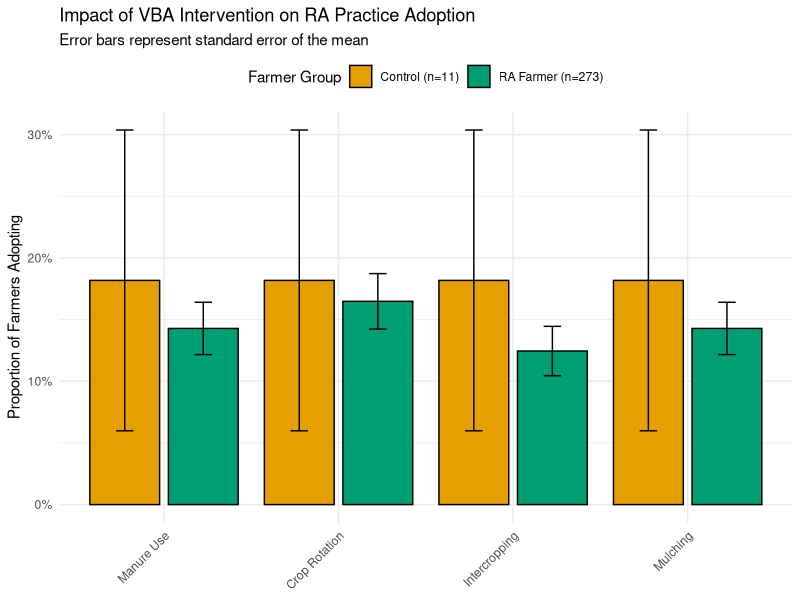
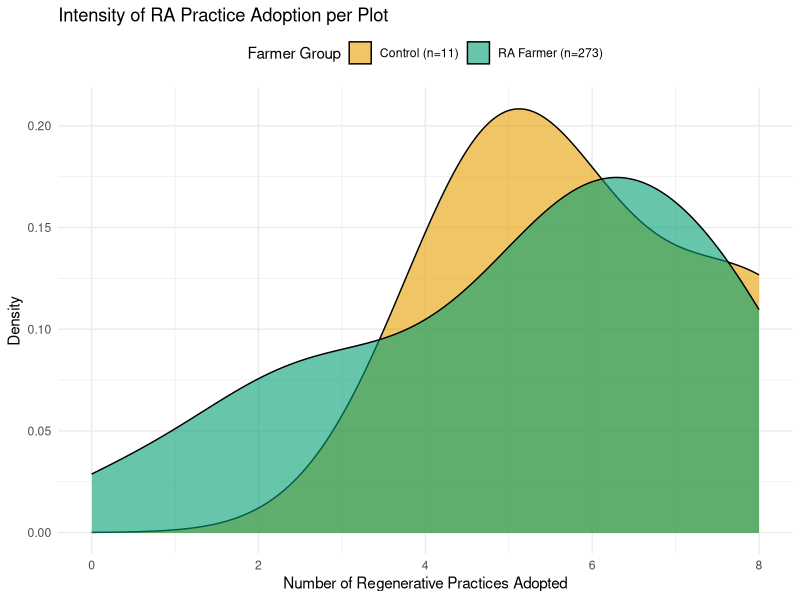
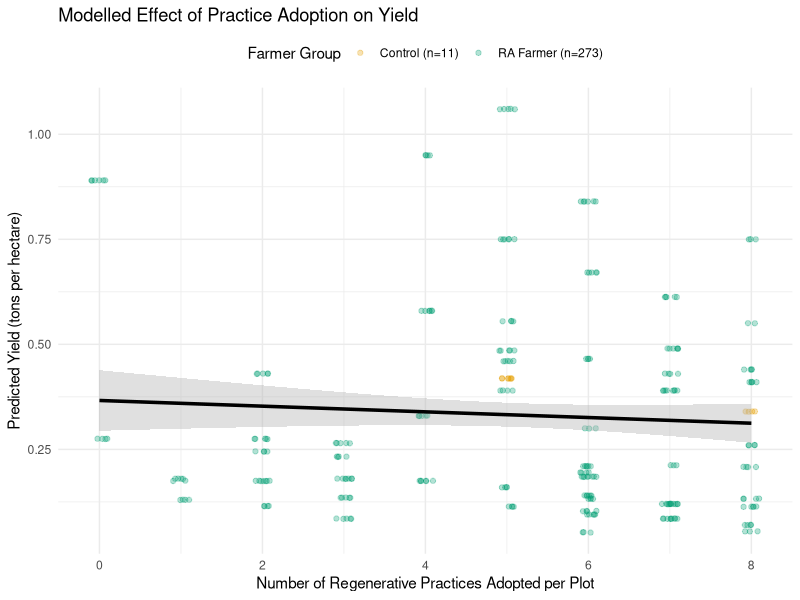

Generate these figures, in order, with R:
library(tidyverse)
library(readr)
library(magrittr)

# # field data
# work in all the data we collected (as much as possible)
fgd_economic_return_data <- read_csv("data/field_data/RA_Elicitation_FGDs_datamod5.csv")
fgd_practice_scenarios <- read_csv("data/field_data/RA_Elicitation_FGDs_datamod4.csv")

fgd_practice_scenarios$`Lowest Yield in bags/ac` <- as.numeric(fgd_practice_scenarios$`Lowest Yield in bags/ac`)
fgd_practice_scenarios$`Highest Yield in bags/ac` <- as.numeric(fgd_practice_scenarios$`Highest Yield in bags/ac`)

fgd_ra_adoption_estimates <- read_csv("data/field_data/RA_Elicitation_FGDs_datamod3.csv")
fgd_ra_adoption_estimates$`Adoption WITHOUT VBA (%)` <- as.numeric(fgd_ra_adoption_estimates$`Adoption WITHOUT VBA (%)`)
fgd_prob_of_trial <- read_csv("data/field_data/RA_Elicitation_FGDs_data.csv")
# 

# Load field data
# work in all the data we collected (as much as possible)

# Create real_data step by step with compatible variable names

# Adoption data (replaces manure, crop_rotation, etc.)
adoption_data <- fgd_ra_adoption_estimates %>%
  select(`Farmer No.`, `RA Practice`, `Adoption WITH VBA Support (%)`) %>%
  mutate(
    # Count only practices where adoption is > 50%
    adopted_practice = `Adoption WITH VBA Support (%)` > 50
  ) %>%
  group_by(`Farmer No.`) %>%
  summarise(
    number_of_practices = sum(adopted_practice, na.rm = TRUE),  # Count adopted practices
    avg_adoption_rate = mean(`Adoption WITH VBA Support (%)`, na.rm = TRUE),
    total_practices_evaluated = n(),  # Keep this for reference
    .groups = 'drop'
  )

# Check the variability (this captures the variability)
# summary(adoption_data$number_of_practices)
# table(adoption_data$number_of_practices)

# Practice-specific adoption with compatible names
fgd_ra_adoption_estimates$`Adoption WITHOUT VBA (%)` <- as.numeric(fgd_ra_adoption_estimates$`Adoption WITHOUT VBA (%)`)
practice_adoption <- fgd_ra_adoption_estimates %>%
  select(`Farmer No.`, `RA Practice`, `Adoption WITH VBA Support (%)`) %>%
  mutate(
    adopted = `Adoption WITH VBA Support (%)` > 50  # Binary adoption (adopted if >50%)
  ) %>%
  pivot_wider(
    names_from = `RA Practice`, 
    values_from = adopted,
    values_fill = FALSE
  )

# Check what practice names we have and rename appropriately
# print(names(practice_adoption))

# Rename based on what's actually in our data
practice_adoption <- practice_adoption %>%
  rename(
    manure = any_of(c("Manure application", "Manure", "manure")),
    mulching = any_of(c("Mulching", "mulching", "Mulch")),
    intercropping = any_of(c("Intercropping", "intercropping")),
    crop_rotation = any_of(c("Crop rotation", "crop_rotation", "Rotation"))
  ) %>%
  # If the columns don't exist, create them as FALSE
  mutate(
    manure = if (!"manure" %in% names(.)) FALSE else manure,
    mulching = if (!"mulching" %in% names(.)) FALSE else mulching,
    intercropping = if (!"intercropping" %in% names(.)) FALSE else intercropping,
    crop_rotation = if (!"crop_rotation" %in% names(.)) FALSE else crop_rotation
  )
   
   # Yield data (convert to tons/hectare equivalent)
   yield_data <- fgd_practice_scenarios %>%
 mutate(across(c(`Lowest Yield in bags/ac`, `Highest Yield in bags/ac`), as.numeric)) %>%
 group_by(`Farmer No.`) %>%
 summarise(
   baseline_yield = mean(`Baseline (bags/ac)`, na.rm = TRUE),
   # Convert bags/acre to tons/hectare (approximate conversion)
   yield_tha = mean(`Highest Yield in bags/ac`, na.rm = TRUE) * 0.025,  # Rough conversion
   .groups = 'drop'
 )
 
 # Farmer characteristics (create group variable)
 farmer_chars <- fgd_prob_of_trial %>%
   select(`Farmer No.`, `VBA Contact Frequency`, `Peer Adoption Rate`, 
          `Probability of Trial (%)`) %>%
   distinct(`Farmer No.`, .keep_all = TRUE) %>%
   mutate(
     # Create group variable: High VBA contact = "RA Farmer", else "Control"
     group = ifelse(`VBA Contact Frequency` == "High", "RA Farmer", "Control")
   )
 
 # Cost data for practice effects
 cost_data <- fgd_economic_return_data %>%
   group_by(`Farmer No.`, `RA Practice / Activity`) %>%
   summarise(
     avg_total_cost = mean(`Total  Labour Cost (KSh)` + `Total  Inputs Cost (KSh)`, na.rm = TRUE),
     .groups = 'drop'
   )
 
 # Calculate average practice effect from cost-benefit
 practice_effect_data <- fgd_economic_return_data %>%
   group_by(`Farmer No.`) %>%
   summarise(
     # Simple practice effect based on net benefits
     practice_effect = mean(`Total Value (KSh)` - (`Total  Labour Cost (KSh)` + `Total  Inputs Cost (KSh)`), na.rm = TRUE) / 10000,
     .groups = 'drop'
   )
 
 # Combine in field_data
  field_data <- adoption_data %>%
   left_join(practice_adoption, by = "Farmer No.") %>%
   left_join(yield_data, by = "Farmer No.") %>%
   left_join(farmer_chars, by = "Farmer No.") %>%
   left_join(practice_effect_data, by = "Farmer No.") %>%
   # Fill any missing practice columns with FALSE
   mutate(across(any_of(c("manure", "crop_rotation", "intercropping", "mulching")), 
                 ~ ifelse(is.na(.), FALSE, .))) %>%
   # Create household_id and noise variables to match original structure
   mutate(
     household_id = paste0("F", `Farmer No.`),
     noise = rnorm(n(), 0, 0.1),  # Add small random noise
     base_yield = baseline_yield * 0.025  # Convert baseline to tons/hectare
   ) %>%
   select(
     household_id,
     group,
     manure = any_of("manure"),
     crop_rotation = any_of("crop_rotation"), 
     intercropping = any_of("intercropping"),
     mulching = any_of("mulching"),
     number_of_practices,
     base_yield,
     practice_effect,
     noise,
     yield_tha
   ) %>%
   # Convert logical to numeric (0/1) for compatibility
   mutate(across(c(manure, crop_rotation, intercropping, mulching), as.numeric)) %>%
   # Fill any remaining NAs
   replace_na(list(
     manure = 0, crop_rotation = 0, intercropping = 0, mulching = 0,
     number_of_practices = 0, practice_effect = 0, noise = 0
   ))
 
 # Set factor order for group variable
  field_data$group <- factor( field_data$group, levels = c("Control", "RA Farmer"))
 
 # Check the structure
 # str( field_data)
 # summary( field_data)
 
 # run (more or less) our original plot scripts
 # Same thing we shared at Tropentag
 
 # Adoption Rates for Key Practices
 plot1_data <-  field_data %>%
   select(group, manure, crop_rotation, intercropping, mulching) %>%
   pivot_longer(cols = -group, names_to = "practice", 
                values_to = "adopted") %>%
   group_by(group, practice) %>%
   summarise(
     mean_adoption = mean(adopted, na.rm = TRUE),
     se_adoption = sd(adopted, na.rm = TRUE) / sqrt(n()),
     .groups = 'drop'
   ) %>%
   mutate(
     practice = factor(practice,
                       levels = c("manure", "crop_rotation", "intercropping", "mulching"),
                       labels = c("Manure Use", "Crop Rotation", "Intercropping", "Mulching"))
   )
 
 # Get sample sizes for each group
 group_counts <- field_data %>%
   count(group) %>%
   mutate(label = paste0(group, " (n=", n, ")"))
 
 # Create bar plot
 plot1 <- ggplot(plot1_data, aes(x = practice, y = mean_adoption, fill = group)) +
   geom_col(position = position_dodge(0.9), color = "black", width = 0.8) +
   geom_errorbar(aes(ymin = mean_adoption - se_adoption, ymax = mean_adoption + se_adoption),
                 position = position_dodge(0.9), width = 0.2) +
   scale_y_continuous(labels = scales::percent_format(accuracy = 1)) +
   scale_fill_manual(values = c("Control" = "#E69F00", 
                                "RA Farmer" = "#009E73"),
                     labels = group_counts$label) +
   labs(title = "Impact of VBA Intervention on RA Practice Adoption",
        subtitle = "Error bars represent standard error of the mean",
        x = NULL,
        y = "Proportion of Farmers Adopting",
        fill = "Farmer Group") +
   theme_minimal() +
   theme(axis.text.x = element_text(angle = 45, hjust = 1),
         legend.position = "top")
 # print(plot1)
 
 # Adoption Intensity (Number of Practices)
 plot2 <- ggplot( field_data, aes(x = number_of_practices, fill = group)) +
   geom_density(alpha = 0.6, adjust = 1.5) +
   scale_fill_manual(values = c("Control" = "#E69F00", 
                                "RA Farmer" = "#009E73"),
                     labels = group_counts$label) +
   labs(title = "Intensity of RA Practice Adoption per Plot",
        x = "Number of Regenerative Practices Adopted",
        y = "Density",
        fill = "Farmer Group") +
   theme_minimal() +
   theme(legend.position = "top")
 # print(plot2)
 
 # Yield vs. Practice Adoption
 
 # Probably same as geom_smooth but we do it manually
 # everyone loves a good lm() =) 
 
 # Model the yield effect and plot it clearly
 model <- lm(yield_tha ~ number_of_practices, data =  field_data)
# summary(model)
 
 # Create a prediction dataframe for a smooth line
 prediction_data <- data.frame(number_of_practices = seq(0, max( field_data$number_of_practices, na.rm = TRUE), by = 0.1))
 preds <- predict(model, newdata = prediction_data, se.fit = TRUE)
 prediction_data$yield <- preds$fit
 prediction_data$ymin <- preds$fit - 1.96 * preds$se.fit
 prediction_data$ymax <- preds$fit + 1.96 * preds$se.fit
 
 plot4 <- ggplot() +
   geom_jitter(data =  field_data, aes(x = number_of_practices, y = yield_tha, color = group), alpha = 0.3, width = 0.1) +
   geom_ribbon(data = prediction_data, aes(x = number_of_practices, ymin = ymin, ymax = ymax), fill = "grey70", alpha = 0.4) +
   geom_line(data = prediction_data, aes(x = number_of_practices, y = yield), size = 1.2, color = "black") +
   scale_color_manual(values = c("Control" = "#E69F00", 
                                 "RA Farmer" = "#009E73"),
                                labels = group_counts$label) +
   labs(title = "Modelled Effect of Practice Adoption on Yield",
        x = "Number of Regenerative Practices Adopted per Plot",
        y = "Predicted Yield (tons per hectare)",
        color = "Farmer Group") +
   theme_minimal() +
   theme(legend.position = "top")
 # print(plot4)
 
 # save
 ggsave("figures/plot1_adoption_rates.png", plot1, width = 8, height = 6, dpi = 300)
 ggsave("figures/plot2_adoption_intensity.png", plot2, width = 8, height = 6, dpi = 300)
 ggsave("figures/plot4_yield_relationship.png", plot4, width = 8, height = 6, dpi = 300)
 
 